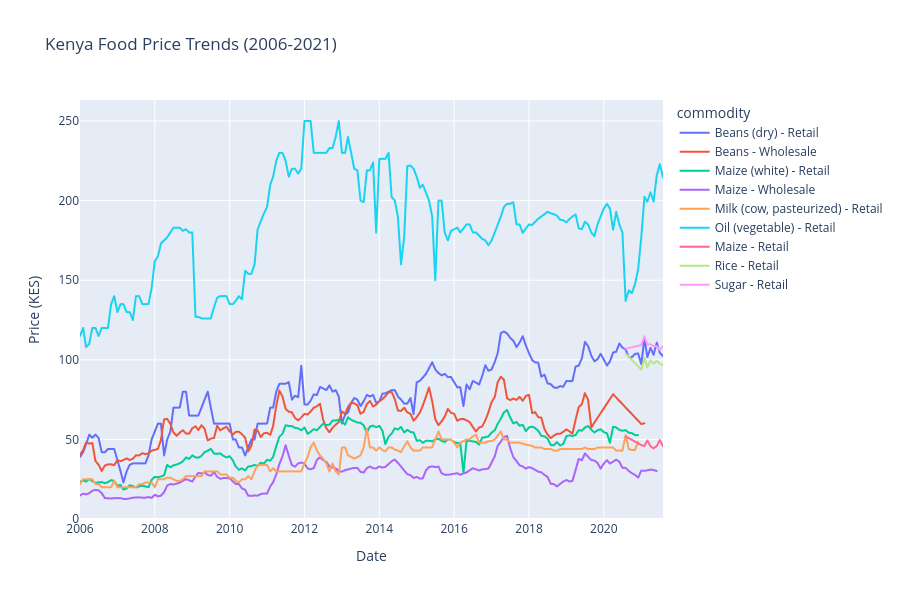

Notebook cell for this chart:
### Markdown cell above
## 2. Price Trends Over Time

### Code cell
# Aggregate prices by commodity and date (national average)
national_avg = df_staples.groupby(['date', 'cm_name'])['mp_price'].mean().reset_index()
national_avg.columns = ['date', 'commodity', 'price']

# Interactive time series plot
fig = px.line(national_avg, x='date', y='price', color='commodity',
              title='Kenya Food Price Trends (2006-2021)',
              labels={'price': 'Price (KES)', 'date': 'Date'},
              height=600)
fig.update_layout(hovermode='x unified')
fig.show()

print("✓ Time series plot created")

### Figure 1 — Plotly figure (JSON) as saved in the notebook; plotly's stock layout.template omitted (floating-point values rounded to 4 significant figures; data arrays with more than 128 entries replaced by an {"elided": "..."} marker saying what was removed)
{"data": [{"hovertemplate": "commodity=Beans (dry) - Retail<br>Date=%{x}<br>Price (KES)=%{y}<extra></extra>", "legendgroup": "Beans (dry) - Retail", "line": {"color": "#636efa", "dash": "solid"}, "marker": {"symbol": "circle"}, "mode": "lines", "name": "Beans (dry) - Retail", "showlegend": true, "type": "scattergl", "x": {"elided": "188 str values"}, "xaxis": "x", "y": {"elided": "188 float values"}, "yaxis": "y"}, {"hovertemplate": "commodity=Beans - Wholesale<br>Date=%{x}<br>Price (KES)=%{y}<extra></extra>", "legendgroup": "Beans - Wholesale", "line": {"color": "#EF553B", "dash": "solid"}, "marker": {"symbol": "circle"}, "mode": "lines", "name": "Beans - Wholesale", "showlegend": true, "type": "scattergl", "x": {"elided": "168 str values"}, "xaxis": "x", "y": {"elided": "168 float values"}, "yaxis": "y"}, {"hovertemplate": "commodity=Maize (white) - Retail<br>Date=%{x}<br>Price (KES)=%{y}<extra></extra>", "legendgroup": "Maize (white) - Retail", "line": {"color": "#00cc96", "dash": "solid"}, "marker": {"symbol": "circle"}, "mode": "lines", "name": "Maize (white) - Retail", "showlegend": true, "type": "scattergl", "x": {"elided": "180 str values"}, "xaxis": "x", "y": {"elided": "180 float values"}, "yaxis": "y"}, {"hovertemplate": "commodity=Maize - Wholesale<br>Date=%{x}<br>Price (KES)=%{y}<extra></extra>", "legendgroup": "Maize - Wholesale", "line": {"color": "#ab63fa", "dash": "solid"}, "marker": {"symbol": "circle"}, "mode": "lines", "name": "Maize - Wholesale", "showlegend": true, "type": "scattergl", "x": {"elided": "186 str values"}, "xaxis": "x", "y": {"elided": "186 float values"}, "yaxis": "y"}, {"hovertemplate": "commodity=Milk (cow, pasteurized) - Retail<br>Date=%{x}<br>Price (KES)=%{y}<extra></extra>", "legendgroup": "Milk (cow, pasteurized) - Retail", "line": {"color": "#FFA15A", "dash": "solid"}, "marker": {"symbol": "circle"}, "mode": "lines", "name": "Milk (cow, pasteurized) - Retail", "showlegend": true, "type": "scattergl", "x": {"elided": "178 str values"}, "xaxis": "x", "y": {"elided": "178 float values"}, "yaxis": "y"}, {"hovertemplate": "commodity=Oil (vegetable) - Retail<br>Date=%{x}<br>Price (KES)=%{y}<extra></extra>", "legendgroup": "Oil (vegetable) - Retail", "line": {"color": "#19d3f3", "dash": "solid"}, "marker": {"symbol": "circle"}, "mode": "lines", "name": "Oil (vegetable) - Retail", "showlegend": true, "type": "scattergl", "x": {"elided": "186 str values"}, "xaxis": "x", "y": {"elided": "186 float values"}, "yaxis": "y"}, {"hovertemplate": "commodity=Maize - Retail<br>Date=%{x}<br>Price (KES)=%{y}<extra></extra>", "legendgroup": "Maize - Retail", "line": {"color": "#FF6692", "dash": "solid"}, "marker": {"symbol": "circle"}, "mode": "lines", "name": "Maize - Retail", "showlegend": true, "type": "scattergl", "x": ["2020-08-01T00:00:00.000000000", "2021-01-01T00:00:00.000000000", "2021-02-01T00:00:00.000000000", "2021-03-01T00:00:00.000000000", "2021-04-01T00:00:00.000000000", "2021-05-01T00:00:00.000000000", "2021-06-01T00:00:00.000000000", "2021-07-01T00:00:00.000000000", "2021-08-01T00:00:00.000000000"], "xaxis": "x", "y": [52.0, 46.46, 45.87, 49.37, 45.72, 44.4, 45.86, 49.72, 45.7], "yaxis": "y"}, {"hovertemplate": "commodity=Rice - Retail<br>Date=%{x}<br>Price (KES)=%{y}<extra></extra>", "legendgroup": "Rice - Retail", "line": {"color": "#B6E880", "dash": "solid"}, "marker": {"symbol": "circle"}, "mode": "lines", "name": "Rice - Retail", "showlegend": true, "type": "scattergl", "x": ["2020-08-01T00:00:00.000000000", "2021-01-01T00:00:00.000000000", "2021-02-01T00:00:00.000000000", "2021-03-01T00:00:00.000000000", "2021-04-01T00:00:00.000000000", "2021-05-01T00:00:00.000000000", "2021-06-01T00:00:00.000000000", "2021-07-01T00:00:00.000000000", "2021-08-01T00:00:00.000000000"], "xaxis": "x", "y": [104.0, 93.86, 101.3, 95.28, 99.78, 97.58, 99.36, 97.64, 96.55], "yaxis": "y"}, {"hovertemplate": "commodity=Sugar - Retail<br>Date=%{x}<br>Price (KES)=%{y}<extra></extra>", "legendgroup": "Sugar - Retail", "line": {"color": "#FF97FF", "dash": "solid"}, "marker": {"symbol": "circle"}, "mode": "lines", "name": "Sugar - Retail", "showlegend": true, "type": "scattergl", "x": ["2020-08-01T00:00:00.000000000", "2021-01-01T00:00:00.000000000", "2021-02-01T00:00:00.000000000", "2021-03-01T00:00:00.000000000", "2021-04-01T00:00:00.000000000", "2021-05-01T00:00:00.000000000", "2021-06-01T00:00:00.000000000", "2021-07-01T00:00:00.000000000", "2021-08-01T00:00:00.000000000"], "xaxis": "x", "y": [107.0, 109.3, 114.9, 109.7, 109.7, 108.7, 108.5, 106.2, 108.8], "yaxis": "y"}], "layout": {"height": 600, "hovermode": "x unified", "legend": {"title": {"text": "commodity"}, "tracegroupgap": 0}, "title": {"text": "Kenya Food Price Trends (2006-2021)"}, "xaxis": {"anchor": "y", "domain": [0, 1], "title": {"text": "Date"}}, "yaxis": {"anchor": "x", "domain": [0, 1], "title": {"text": "Price (KES)"}}}}
